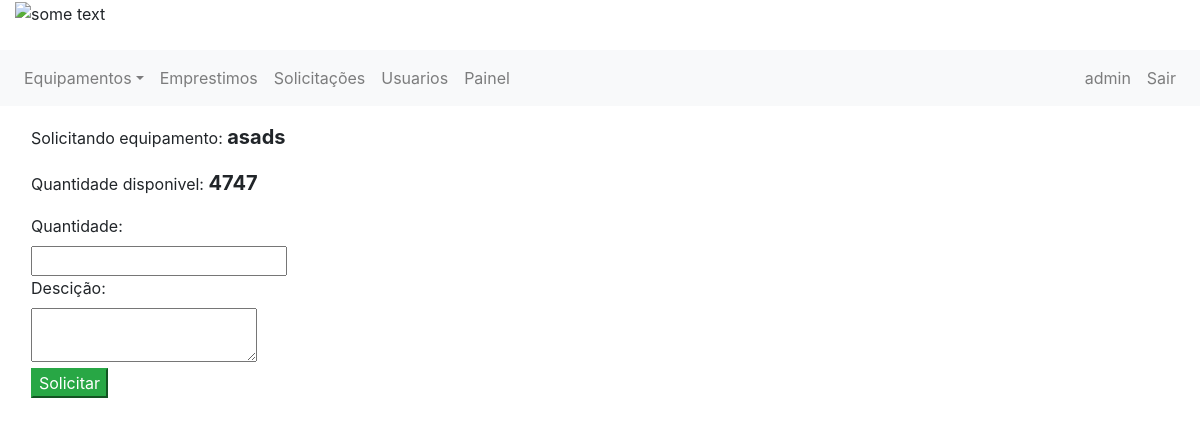
Before: /emprestimo/4/solicitacao/ (signed in) with the older database file.
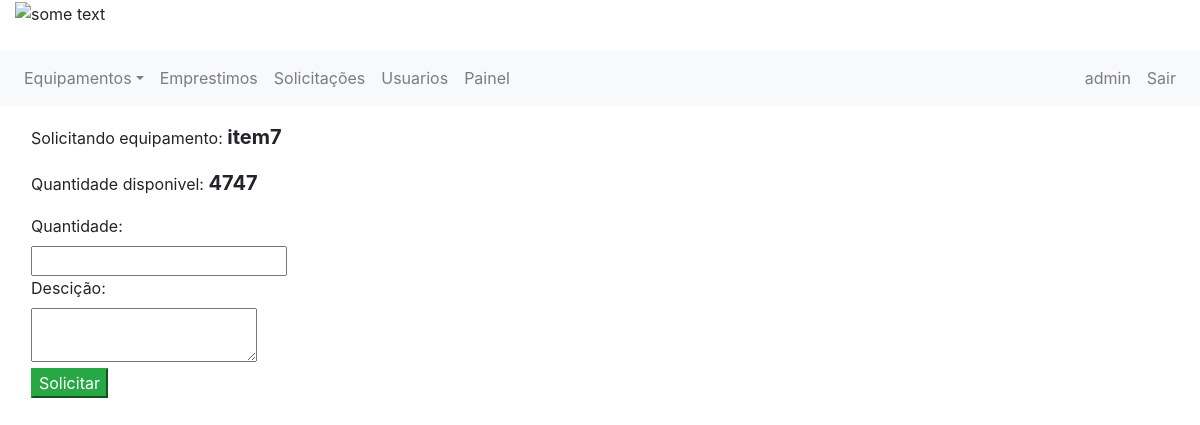
After: the same page with the newer database file.
### controle/models.py (models this page shows)
class Item(models.Model):
    nome = models.CharField(max_length=50)
    quantidade = models.IntegerField()
    tipo = models.ForeignKey(TipoEquipamento, on_delete=models.CASCADE)
    imagem = models.FileField(upload_to='documents/%Y/%m/%d', default='documents/1111/sem_foto.jpg')
    excluido = models.BooleanField(default=False)

### emprestimo/views.py (the view)
# urls.py: path('emprestimo/<int:item_id>/solicitacao/', views.solicitar_item, name="solicitar_emprestimo"),
@login_required
def solicitar_item(request, item_id):
    form = FormQuantidade()
    item = Item.objects.get(id=item_id)
    if request.method == 'POST':
        form = FormQuantidade(request.POST, request.FILES)
        if form.is_valid():
            qtd = form.cleaned_data['quantidade']
            descricao = form.cleaned_data['descicao']
            usuario = Usuario.objects.get(user=get_usuario_logado(request).id)
            if qtd <= item.quantidade:
                tipo = TipoEstadoEmprestimo.objects.get(id=1)
                data_atual = date.today()
                emprestimo = Emprestimo(equipamento=item, solicitante=usuario, data_emprestimo=data_atual, tipo=tipo,
                                        descricao=descricao, quantidade=qtd)
                emprestimo.save()
                return redirect('equipamentos')
            else:
                messages.error(request, 'Quantidade maior que a disponivel')
                return redirect('solicitar_emprestimo', item_id)
        else:
            messages.error(request, 'Prencha todos os campos!')
            return redirect('solicitar_emprestimo', item_id)
    elif request.method == 'GET':
        return render(request, 'pag_emprestimo.html',
                      {'form': form, 'user_logado': get_usuario_logado(request), 'item': item})

### emprestimo/forms.py
class FormQuantidade(forms.Form):
    quantidade = forms.IntegerField(label='Quantidade', min_value=1, required=True)
    descicao = forms.CharField(label='Descição', required=True, widget=forms.Textarea)

### emprestimo/views.py (called while the page is built)
def get_usuario_logado(request):
    return request.user

### emprestimo/templates/pag_emprestimo.html (shortened to what this page needs)
{% extends 'base.html' %}
{% block 'content' %}
    <div>
        <p>Solicitando equipamento: <b style="font-size: 20px;">{{ item.nome }}</b> </p>
        <p> Quantidade disponivel: <b style="font-size: 20px;">{{ item.quantidade }}</b></p>
        <form method="post" action=".">
            <label for="qtd_item"> Quantidade:</label><br>
            <input id="qtd_item" type="number" name="quantidade" required minlength="1"><br>
            <label for="txt-area"> Descição:</label><br>
            <textarea id="txt-area" name="descicao" maxlength="255" minlength="10" style="min-width: 200px; max-width: 400px; max-height: 100px" required> </textarea><br>
            <button class="btn-success" type="submit"> Solicitar </button>
        </form>
    </div>
{% endblock %}

Changed rows visible on the page:
changed Item: nome "asads" → "item7"
